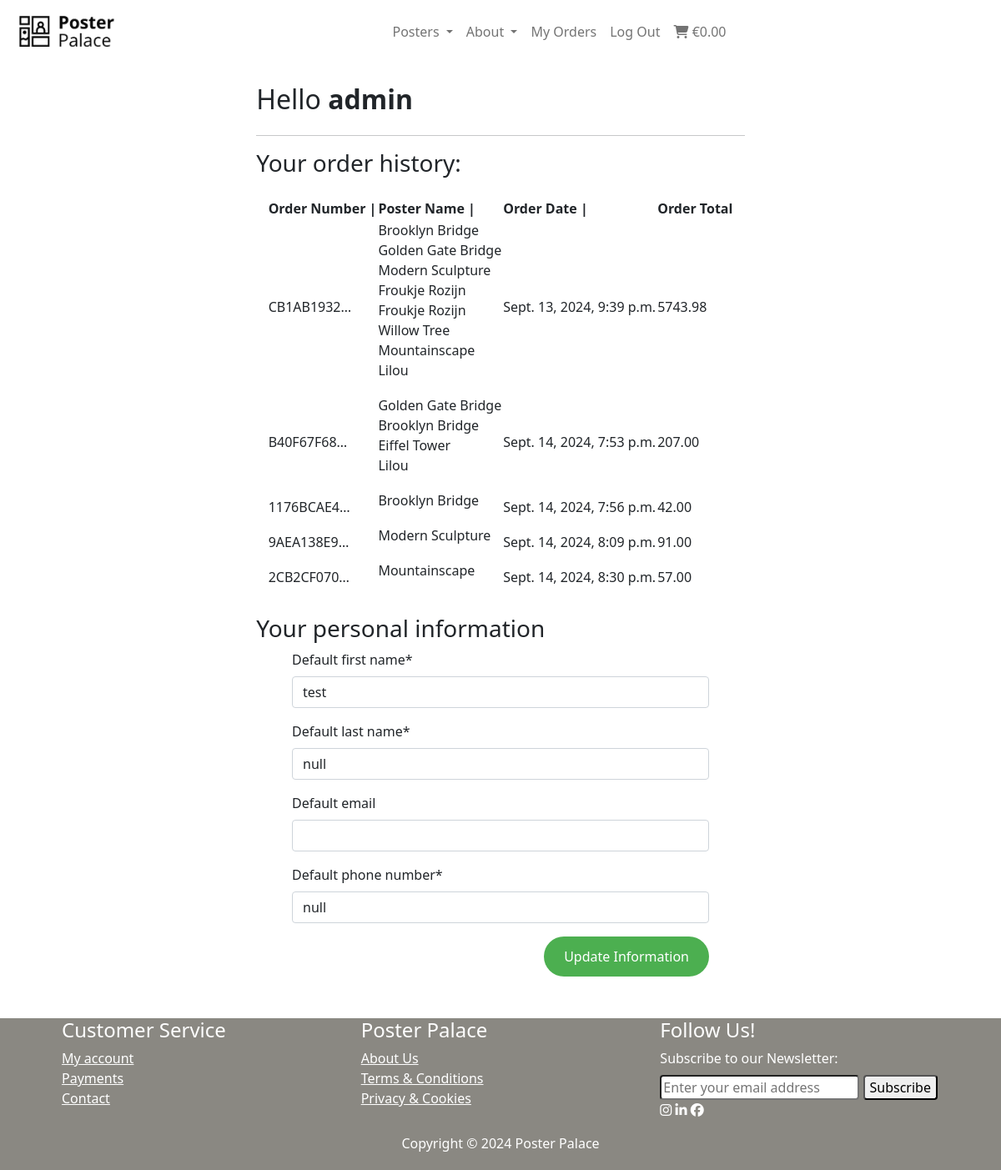
The page /profiles/ (signed in) on the database its author committed.
### checkout/models.py (models this page shows, shortened)
class Order(models.Model):
    order_number = models.CharField(max_length=32, null=False, editable=False)
    user_profile = models.ForeignKey(UserProfile, on_delete=models.SET_NULL, null=True, blank=True, related_name='orders')
    first_name = models.CharField(max_length=50, null=False, blank=False)
    last_name = models.CharField(max_length=50, null=False, blank=False)
    email = models.EmailField(max_length=254, null=False, blank=False)
    phone_number = models.CharField(max_length=20, null=False, blank=False)
    date = models.DateTimeField(auto_now_add=True)
    order_total = models.DecimalField(max_digits=10, decimal_places=2, null=False, default=0)
    stripe_pid = models.CharField(max_length=260, null=False, blank=False, default='')
    original_cart = models.TextField(null=False, blank=False, default='')

class OrderLineItem(models.Model):
    order = models.ForeignKey(Order, null=False, blank=False, on_delete=models.CASCADE, related_name='lineitems')
    poster = models.ForeignKey(Poster, null=False, blank=False, on_delete=models.CASCADE)
    poster_color = models.CharField(max_length=25, null=True, blank=True)
    quantity = models.IntegerField(null=False, blank=False, default=0)
    lineitem_total = models.DecimalField(max_digits=6, decimal_places=2, null=False, blank=False, editable=False)

### posters/models.py (models this page shows, shortened)
class Poster(models.Model):
    category = models.ForeignKey('Category', null=True, blank=True, on_delete=models.SET_NULL)
    sku = models.CharField(max_length=254, null=True, blank=True)
    name = models.CharField(max_length=254)
    description = models.TextField()
    has_color = models.BooleanField(default=False, blank=True, null=True)
    color_option = models.CharField(max_length=15, blank=True, default='Color', choices=COLOR_CHOICES)
    has_sizes = models.BooleanField(default=False, blank=True, null=True)
    size_option = models.CharField(max_length=80, choices=SIZE_CHOICES, default='S')
    price = models.DecimalField(max_digits=6, decimal_places=2)
    rating = models.DecimalField(max_digits=6, decimal_places=2, null=True, blank=True)
    image_url = models.URLField(max_length=1024, null=True, blank=True)
    image = models.ImageField(null=True, blank=True)
    quantity = models.IntegerField(blank=False, default=1)

### profiles/models.py (models this page shows, shortened)
class UserProfile(models.Model):
    user = models.OneToOneField(User, on_delete=models.CASCADE)
    default_first_name = models.CharField(max_length=50, null=False, blank=False)
    default_last_name = models.CharField(max_length=50, null=False, blank=False)
    default_email = models.CharField(max_length=80, null=True, blank=True)
    default_phone_number = models.CharField(max_length=20, null=False, blank=False)

### profiles/views.py (the view)
# urls.py: path('profiles/', include('profiles.urls')),
def profiles(request):
    profile = get_object_or_404(UserProfile, user=request.user)
    if request.method == 'POST':
        form = UserProfileForm(request.POST, instance=profile)
        if form.is_valid():
            form.save()
            messages.success(request, 'Profile updated succesfully')
        else:
            messages.error(request, 'Update failed. Please try again')
    else:
        form = UserProfileForm(instance=profile)
    orders = profile.orders.all()
    template = 'profiles/profiles.html'
    context = {
        'form': form,
        'orders': orders,
        'on_profile_page': True
    }
    return render(request, template, context)

### homepage/forms.py
class NewsletterForm(forms.Form):
    email = forms.EmailField(label="Your Email", max_length=100)

### profiles/forms.py
class UserProfileForm(forms.ModelForm):
    class Meta:
        model = UserProfile
        exclude = ('user',)
    def __init__(self, *args, **kwargs):
        super().__init__(*args, **kwargs)
        placeholders = {
            'default_email': 'E-mail',
            'default_phone_number': 'Phone Number',
            'default_first_name': 'First Name',
            'default_last_name': 'Last Name',
        }

### cart/contexts.py (called while the page is built, shortened)
def shopping_content(request):
    shopping_items = []
    total = 0
    poster_count = 0
    cart = request.session.get('cart', {})
    context = {
        'shopping_items': shopping_items,
        'total': total,
        'poster_count': poster_count,
    }
    return context

### homepage/context_processors.py (called while the page is built)
def newsletter_form(request):
    return {'newsletter_form': NewsletterForm()}

### profiles/templates/profiles/profiles.html (shortened to what this page needs)
{% extends "base.html" %}
{% load static %}
{% block content %}
<section>
    <div class="container">
        <div class="row">
            <div class="block-middle">
                <br>
                <h2 class="logo-font mb-4">Hello <strong>{{user.username}}</strong></h2>
                <hr>
                    <h3 id="previous-orders" class="mb-4">Your order history:</h3>
                     {% if user.userprofile.orders %}
                    <table class="mb-4">
                        <thead>
                            <tr>
                                <th scope="col">Order Number |</th>
                                <th scope="col">Poster Name |</th>
                                <th scope="col">Order Date |</th>
                                <th scope="col">Order Total</th>
                            </tr>
                        </thead>
                        <tbody>
                            {% for order in orders %}
                            <tr>
                                <td>{{ order.order_number|truncatechars:10 }}</td>
                                <td>
                                    <ul class="list-unstyled">
                                        {% for item in order.lineitems.all %}
                                        <li>
                                            {{ item.poster.name }}
                                        </li>
                                        {% endfor %}
                                    </ul>
                                </td>
                                <td>{{ order.date}}</td>
                                <td>{{ order.order_total }}</td>
                            </tr>
                            {% endfor %}
                        </tbody>
                    </table>
                    {% else %}
                    <small>You have no placed orders yet</small>
                    {% endif %}
            </div>
        </div>
        <div class="row">
            <div class="block-middle">
                <h3 id="personal-info">Your personal information</h3>
                <form class="maxwidth" action="{% url 'profiles' %}" method="POST" id="profile-update-form">
                    {{ form | crispy }}
                    <button id="link-btn" class="float-right">Update Information</button>
                </form>
            </div>
        </div>
    </div>
</section>
{% endblock %}

### static/css/base.css (style rules this page uses)
* { margin: auto; }
.block-middle { width: 60%; }
.maxwidth { max-width: 500px; }
#link-btn { background-color: #4CAF50 !important; color: #ffffff; border: none; border-radius: 26px; padding: 12px 24px; text-align: center; text-decoration: none; display: inline-block; font-size: 16px; cursor: pointer; }
.row { margin-right: 50px; margin-left: 50px; }

### rows shown on the page
Order: order_number "CB1AB1932…", date "Sept. 13, 2024, 9:39 p.m.", order_total "5743.98"
OrderLineItem: poster.name "Brooklyn Bridge"
OrderLineItem: poster.name "Golden Gate Bridge"
OrderLineItem: poster.name "Modern Sculpture"
OrderLineItem: poster.name "Froukje Rozijn"
OrderLineItem: poster.name "Froukje Rozijn"
OrderLineItem: poster.name "Willow Tree"
OrderLineItem: poster.name "Mountainscape"
OrderLineItem: poster.name "Lilou"
Order: order_number "B40F67F68…", date "Sept. 14, 2024, 7:53 p.m.", order_total "207.00"
OrderLineItem: poster.name "Golden Gate Bridge"
OrderLineItem: poster.name "Brooklyn Bridge"
OrderLineItem: poster.name "Eiffel Tower"
OrderLineItem: poster.name "Lilou"
Order: order_number "1176BCAE4…", date "Sept. 14, 2024, 7:56 p.m.", order_total "42.00"
OrderLineItem: poster.name "Brooklyn Bridge"
Order: order_number "9AEA138E9…", date "Sept. 14, 2024, 8:09 p.m.", order_total "91.00"
OrderLineItem: poster.name "Modern Sculpture"
Order: order_number "2CB2CF070…", date "Sept. 14, 2024, 8:30 p.m.", order_total "57.00"
OrderLineItem: poster.name "Mountainscape"
UserProfile: default_first_name "test", default_last_name "null", default_phone_number "null"

### other values the page prints
{{ user.username }} "admin"
